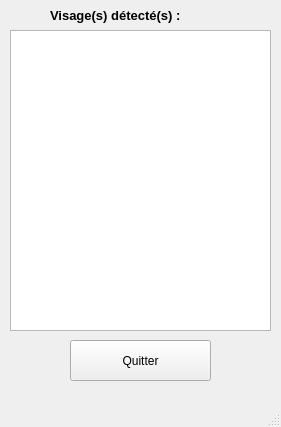
<?xml version="1.0" encoding="UTF-8"?>
<ui version="4.0">
 <class>MainWindow</class>
 <widget class="QMainWindow" name="MainWindow">
  <property name="geometry">
   <rect>
    <x>0</x>
    <y>0</y>
    <width>281</width>
    <height>427</height>
   </rect>
  </property>
  <property name="windowTitle">
   <string>MainWindow</string>
  </property>
  <widget class="QWidget" name="centralwidget">
   <widget class="QPushButton" name="pushButton_2">
    <property name="geometry">
     <rect>
      <x>70</x>
      <y>340</y>
      <width>141</width>
      <height>41</height>
     </rect>
    </property>
    <property name="text">
     <string>Quitter</string>
    </property>
   </widget>
   <widget class="QTextBrowser" name="textBrowser">
    <property name="geometry">
     <rect>
      <x>10</x>
      <y>30</y>
      <width>261</width>
      <height>301</height>
     </rect>
    </property>
    <property name="html">
     <string>&lt;!DOCTYPE HTML PUBLIC &quot;-//W3C//DTD HTML 4.0//EN&quot; &quot;http://www.w3.org/TR/REC-html40/strict.dtd&quot;&gt;
&lt;html&gt;&lt;head&gt;&lt;meta name=&quot;qrichtext&quot; content=&quot;1&quot; /&gt;&lt;style type=&quot;text/css&quot;&gt;
p, li { white-space: pre-wrap; }
&lt;/style&gt;&lt;/head&gt;&lt;body style=&quot; font-family:'MS Shell Dlg 2'; font-size:7.8pt; font-weight:400; font-style:normal;&quot;&gt;
&lt;p style=&quot;-qt-paragraph-type:empty; margin-top:0px; margin-bottom:0px; margin-left:0px; margin-right:0px; -qt-block-indent:0; text-indent:0px;&quot;&gt;&lt;br /&gt;&lt;/p&gt;&lt;/body&gt;&lt;/html&gt;</string>
    </property>
   </widget>
   <widget class="QLabel" name="label">
    <property name="geometry">
     <rect>
      <x>50</x>
      <y>0</y>
      <width>186</width>
      <height>31</height>
     </rect>
    </property>
    <property name="text">
     <string>&lt;html&gt;&lt;head/&gt;&lt;body&gt;&lt;p&gt;&lt;span style=&quot; font-size:10pt; font-weight:600;&quot;&gt;Visage(s) détecté(s) :&lt;/span&gt;&lt;/p&gt;&lt;/body&gt;&lt;/html&gt;</string>
    </property>
   </widget>
  </widget>
  <widget class="QMenuBar" name="menubar">
   <property name="geometry">
    <rect>
     <x>0</x>
     <y>0</y>
     <width>281</width>
     <height>26</height>
    </rect>
   </property>
  </widget>
  <widget class="QStatusBar" name="statusbar"/>
 </widget>
 <resources/>
 <connections/>
</ui>
